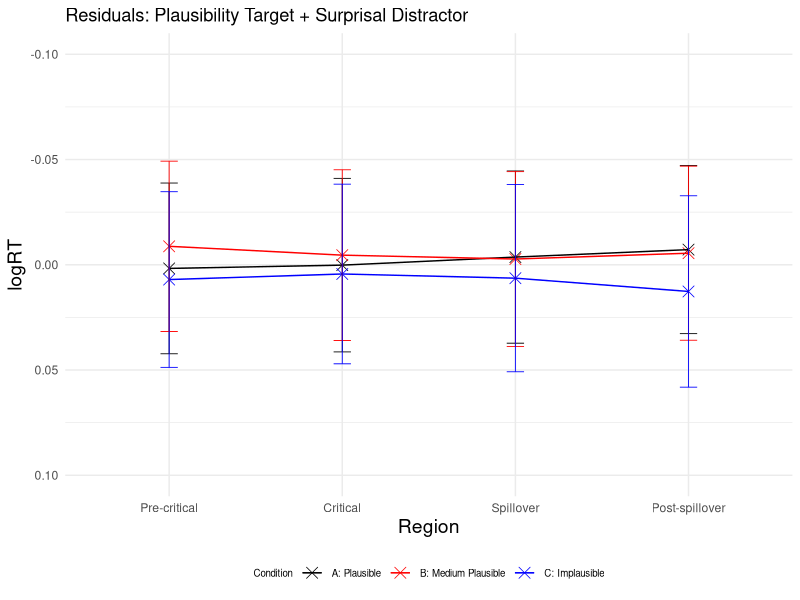
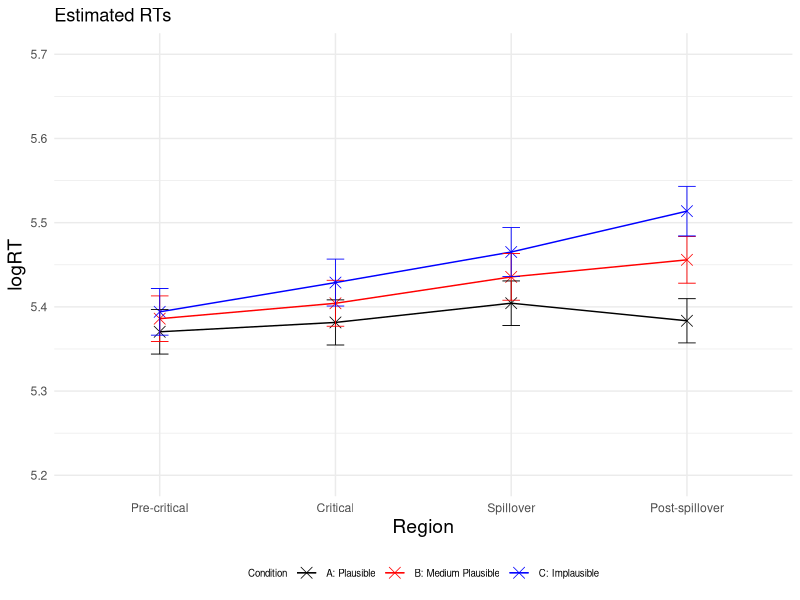
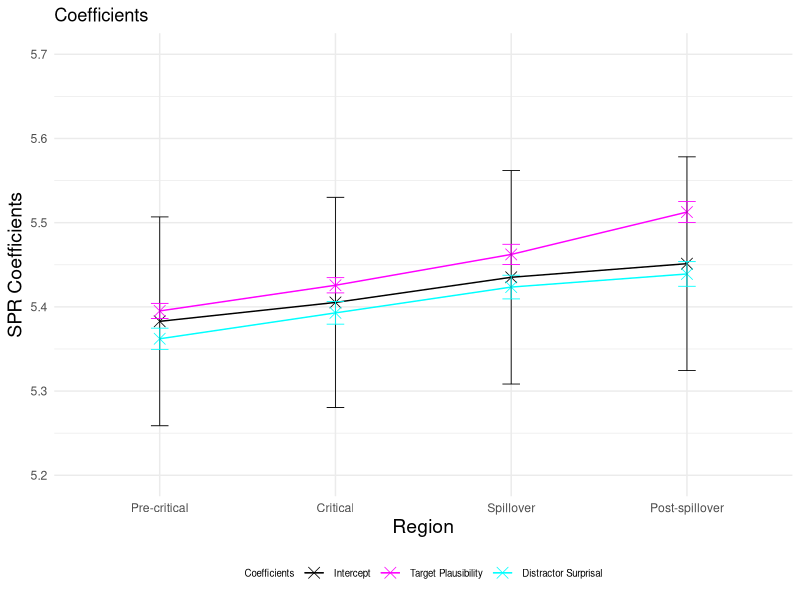
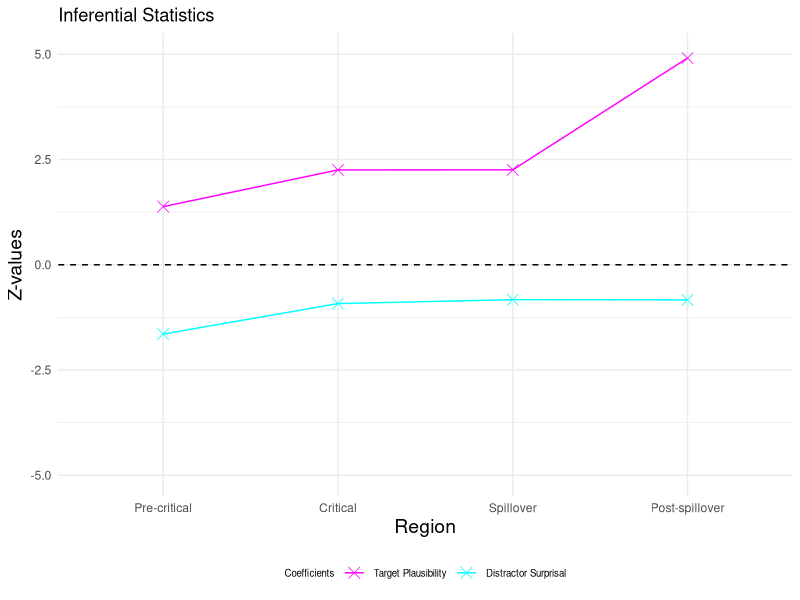
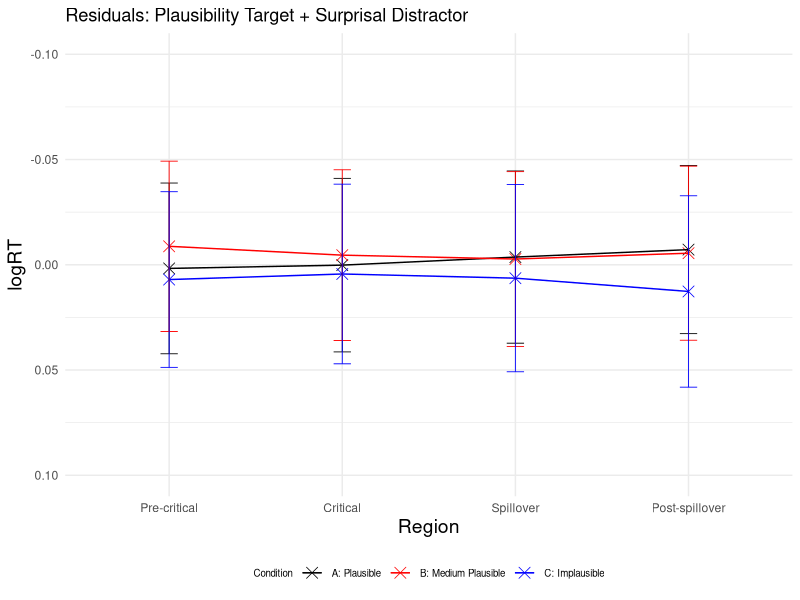
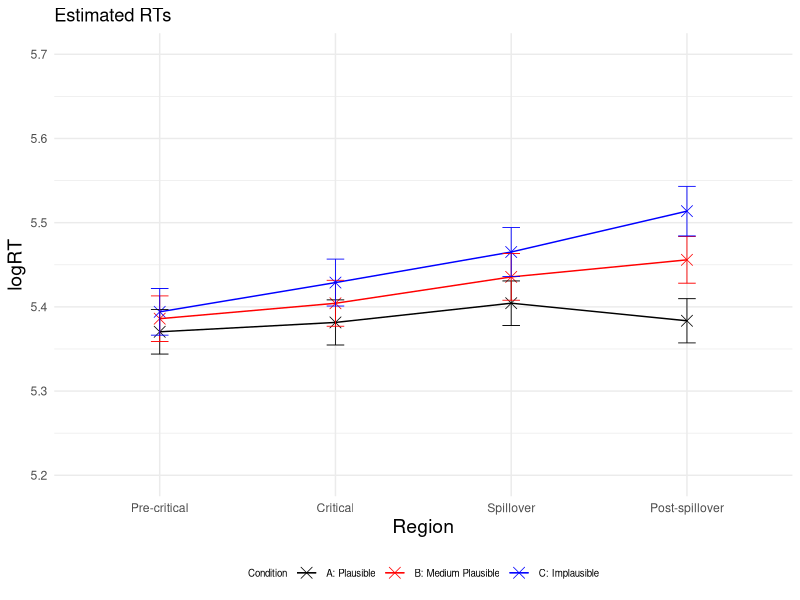
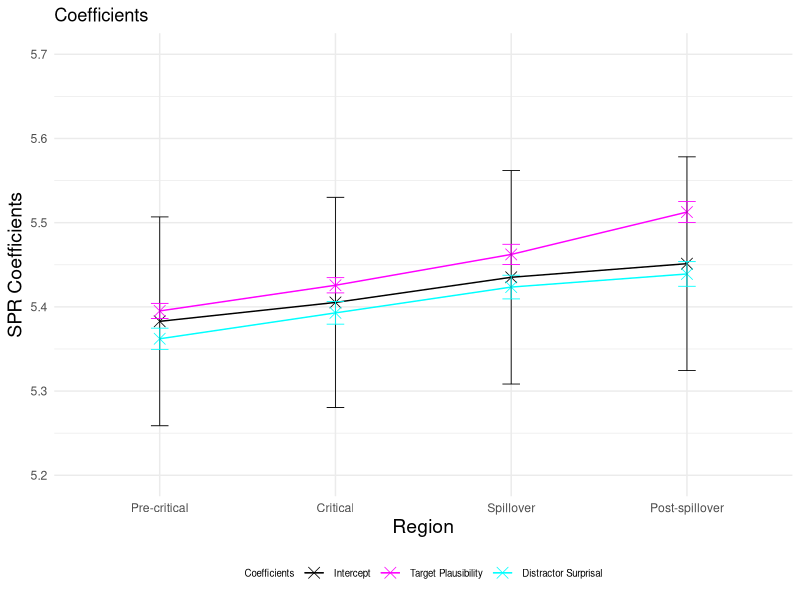
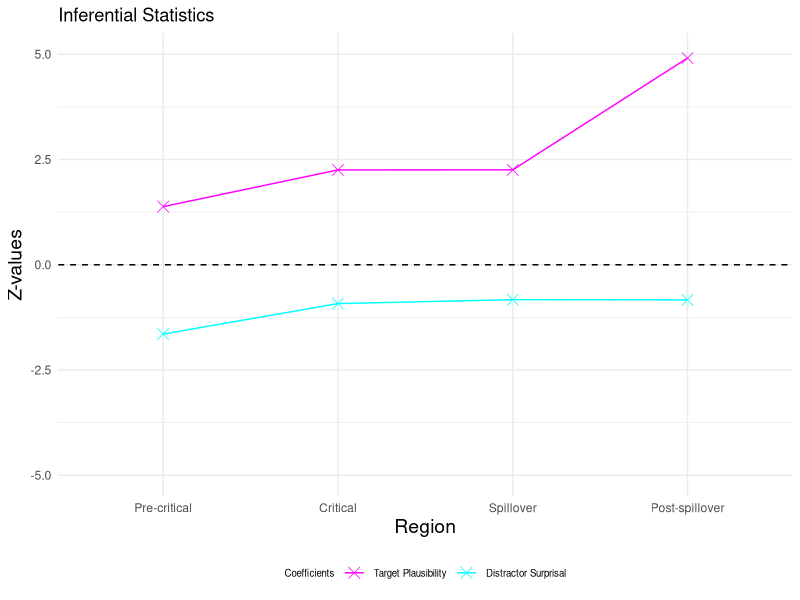

These figures' R source, in order:
### LMER Analysis ###

# load packages
library(lme4) 
library(lmerTest) #for printing p-values (results are the same like when using lme4, but causes error message that model failed to converge)
library(dplyr)
library(ggplot2)

setwd("~/Downloads/Master_Thesis/3_SPR_Study_2/Results_SPR_Plaus_single/")

GP6 <- read.csv("GP6SPR_processed.csv") #read file after removing outliers

# create empty tables to add later residuals, estimated logRTs, p-values and coefficients
residuals <- data.frame(
  Region = character(0),
  Condition = character(0),
  Residual = numeric(0),
  SE_Residual = numeric(0)
)

logRT_estimated <- data.frame(
  Region = character(0),
  Condition = character(0),
  Estimated_logRT = numeric(0),
  SE_Estimated = numeric(0)
)

p_values <- data.frame(
  Region = character(0),
  p_value_plausibility_target = numeric(0),
  p_value_surprisal_distractor = numeric(0)
)

SPR_coefficients <- data.frame(
  Region = character(0),
  Estimate = character(0),
  Estimate_value = numeric(0),
  Estimate_error = numeric(0),
  Z_value = numeric(0)
)


# define regions and conditions
regions <- c("Pre-critical", "Critical", "Spillover", "Post-spillover") 
conditions <- c("A", "B", "C") 


### loop through each of the 4 regions ###
for (region in regions) 
{
  # Precritical region
  region_subset <- subset(GP6, Region == region)

  # standardise predictors (target plausibility (per-trial) and distractor surprisal (pre-test))
  region_subset$scaled_Plaus_per_region <- scale(region_subset$Plaus_target_avg)
  region_subset$scaled_Surprisaldist_per_region <- scale(region_subset$Surprisal_distractor)
  
  # invert predictor target plausibility
  region_subset$inverted_scaled_Plaus_per_region <- (region_subset$scaled_Plaus_per_region) * (-1)
  
  #log transform reading times
  region_subset$logRT_per_region <- log(region_subset$ReadingTime)
  
  
  # fit linear mixed-effects regression model for each region
  model_per_region <- lmerTest::lmer(logRT_per_region ~ inverted_scaled_Plaus_per_region + scaled_Surprisaldist_per_region + 
                              (1 + inverted_scaled_Plaus_per_region + scaled_Surprisaldist_per_region | Subject) + 
                              (1 + inverted_scaled_Plaus_per_region + scaled_Surprisaldist_per_region | Item), data = region_subset)
  
  # print summary of the model
  summary_per_region <- summary(model_per_region)
  print(summary_per_region)
  
  # calculate p-values
  p_values_per_region <- summary_per_region$coefficients[, "Pr(>|t|)"]
  new_row_p_value <- data.frame(Region = region, 
                                p_value_plausibility_target = p_values_per_region[2], 
                                p_value_surprisal_distractor = p_values_per_region[3])
  p_values <- rbind(p_values, new_row_p_value) # add to p-values table
  
  # extract intercept and coefficients (target plausibility and distractor surprisal) added to intercept
  coefficients_per_region <- summary_per_region$coefficients
  intercept <- coefficients_per_region["(Intercept)", 1]
  plaus_target_coeff <- coefficients_per_region["(Intercept)", 1] + coefficients_per_region["inverted_scaled_Plaus_per_region", 1]
  surprisal_distractor_coeff <- coefficients_per_region["(Intercept)", 1] + coefficients_per_region["scaled_Surprisaldist_per_region", 1]
  
  # add error bars for intercept and coefficients (target plausibility and distractor surprisal) 
  new_row_coefficient <- data.frame(Region = region, 
                                    Estimate = "Intercept", 
                                    Estimate_value = intercept, 
                                    Estimate_error = coefficients_per_region["(Intercept)", 2],
                                    Z_value = 0)
  SPR_coefficients <- rbind(SPR_coefficients, new_row_coefficient) # add to coefficients table
  
  new_row_coefficient <- data.frame(Region = region,
                                    Estimate = "Plausability",
                                    Estimate_value = plaus_target_coeff,
                                    Estimate_error = coefficients_per_region["inverted_scaled_Plaus_per_region", 2],
                                    Z_value = coefficients_per_region["inverted_scaled_Plaus_per_region", 1] / coefficients_per_region["inverted_scaled_Plaus_per_region", 2])
  SPR_coefficients <- rbind(SPR_coefficients, new_row_coefficient) # add to coefficients table
  
  new_row_coefficient <- data.frame(Region = region,
                                    Estimate = "Surprisal", 
                                    Estimate_value = surprisal_distractor_coeff, 
                                    Estimate_error = coefficients_per_region["scaled_Surprisaldist_per_region", 2],
                                    Z_value = coefficients_per_region["scaled_Surprisaldist_per_region", 1] / coefficients_per_region["scaled_Surprisaldist_per_region", 2])
  SPR_coefficients <- rbind(SPR_coefficients, new_row_coefficient) # add to coefficients table
  
  
  
  ### loop through each of the 3 conditions ###
  for (condition in conditions)
  {
    # extract subset for each condition
    region_per_condition <- subset(region_subset, Condition == condition)
    # predict logRTs for each condition separately, within each of the 4 regions
    region_per_condition$region_per_condition_Predicted <- predict(model_per_region, newdata = region_per_condition,  type = "response")
    
    # print observed mean logRTs
    region_per_condition_logRT_observed <- mean(region_per_condition$logRT_per_region)

    # print estimated mean logRTs
    region_per_condition_logRT_estimated <- mean(region_per_condition$region_per_condition_Predicted, na.rm = TRUE)
    
    # calculate residuals (observed logRTs - estimated logRTs)
    Residual_region_per_condition <- mean(region_per_condition$logRT_per_region) - mean(region_per_condition$region_per_condition_Predicted, na.rm = TRUE)

    # calculate standard error for residuals
    SE_residuals_region_per_condition <- sqrt(sd(region_per_condition$logRT, na.rm = TRUE)^2/length(region_per_condition$logRT) + sd(region_per_condition$region_per_condition_Predicted, na.rm = TRUE)^2/length(region_per_condition$region_per_condition_Predicted))
    
    # add to residuals table
    new_row_residuals <- data.frame(Region = region, Condition = condition, Residual = Residual_region_per_condition, SE_Residual = SE_residuals_region_per_condition)
    residuals <- rbind(residuals, new_row_residuals)
    
    # calculate standard error for estimated logRTs
    SE_estimated_region_per_condition <- sd(region_per_condition$region_per_condition_Predicted, na.rm = TRUE) / sqrt(length(region_per_condition$region_per_condition_Predicted)) 
    
    # add to estimated logRTs table
    new_row_logRT_estimated <- data.frame(Region = region, Condition = condition, Estimated_logRT = region_per_condition_logRT_estimated, SE_Estimated = SE_estimated_region_per_condition)
    logRT_estimated <- rbind(logRT_estimated, new_row_logRT_estimated)
  }
}



### VISUALIZATIONS ###

# Create a line plot for residuals
p <- ggplot(residuals, aes(x = factor(Region, levels = c("Pre-critical", "Critical", "Spillover", "Post-spillover")), 
                           y = Residual, color = Condition, group = Condition)) + geom_point(shape = 4, size = 3.5, stroke = 0.4) + geom_line(linewidth=0.5) + ylim (0.10, -0.10)
p <- p + theme_minimal() + geom_errorbar(aes(ymin=Residual-SE_Residual, ymax=Residual+SE_Residual), width=.1, size=0.3) 
p <- p + scale_color_manual(name="Condition", labels=c("A: Plausible", "B: Medium Plausible", "C: Implausible"), values=c("#000000", "#FF0000", "#0000FF"))
p <- p + labs(x="Region", y="logRT", title = "Residuals: Plausibility Target + Surprisal Distractor") 
p <- p + theme(legend.position="bottom", legend.text=element_text(size=7), legend.title=element_text(size=7), axis.title.x = element_text(size = 14), axis.title.y = element_text(size = 14)) 
p 
ggsave("Residuals_Plot.pdf", p, width=4, height=4)


# Create a line plot for estimated logRTs
p <- ggplot(logRT_estimated, aes(x = factor(Region, levels = c("Pre-critical", "Critical", "Spillover", "Post-spillover")), 
                                 y = Estimated_logRT, color = Condition, group = Condition)) + geom_point(shape = 4, size = 3.5, stroke = 0.4) + geom_line(linewidth=0.5) + ylim (5.2, 5.7)
p <- p + theme_minimal() + geom_errorbar(aes(ymin=Estimated_logRT-SE_Estimated, ymax=Estimated_logRT+SE_Estimated), width=.1, size=0.3) 
p <- p + scale_color_manual(name="Condition", labels=c("A: Plausible", "B: Medium Plausible", "C: Implausible"), values=c("#000000", "#FF0000", "#0000FF"))
p <- p + labs(x="Region", y="logRT", title = "Estimated RTs") 
p <- p + theme(legend.position="bottom", legend.text=element_text(size=7), legend.title=element_text(size=7), axis.title.x = element_text(size = 14), axis.title.y = element_text(size = 14)) 
p 
ggsave("Estimated_RTs_Plot.pdf", p, width=4, height=4)


# Plot intercept and coefficients added to intercept
p <- ggplot(SPR_coefficients, aes(x = factor(Region, levels = c("Pre-critical", "Critical", "Spillover", "Post-spillover")), 
                                 y = Estimate_value, color = Estimate, group = Estimate)) + geom_point(shape = 4, size = 3.5, stroke = 0.4) + geom_line(linewidth=0.5) + ylim (5.2, 5.7)
p <- p + theme_minimal() + geom_errorbar(aes(ymin=Estimate_value-Estimate_error, ymax=Estimate_value+Estimate_error), width=.1, size=0.3) 
p <- p + scale_color_manual(name="Coefficients", labels=c("Intercept", "Target Plausibility", "Distractor Surprisal"), values=c("#000000", "#FF00FF", "#00FFFF"))
p <- p + labs(x="Region", y="SPR Coefficients", title = "Coefficients") 
p <- p + theme(legend.position="bottom", legend.text=element_text(size=7), legend.title=element_text(size=7), axis.title.x = element_text(size = 14), axis.title.y = element_text(size = 14)) 
p 
ggsave("Intercept_Coefficients_Plot.pdf", p, width=4, height=4)


# plot effect sizes (z-vaues)
Effect_sizes <- subset(SPR_coefficients, Estimate != 'Intercept')

p <- ggplot(Effect_sizes, aes(x = factor(Region, levels = c("Pre-critical", "Critical", "Spillover", "Post-spillover")), 
                                  y = Z_value, color = Estimate, group = Estimate)) + geom_point(shape = 4, size = 3.5, stroke = 0.4) + geom_line(linewidth=0.5) + ylim (-5, 5)
p <- p + geom_hline(yintercept=0, linetype=2)
p <- p + theme_minimal()
p <- p + scale_color_manual(name="Coefficients", labels=c( "Target Plausibility", "Distractor Surprisal"), values=c("#FF00FF", "#00FFFF"))
p <- p + labs(x="Region", y="Z-values", title = "Inferential Statistics") 
p <- p + theme(legend.position="bottom", legend.text=element_text(size=7), legend.title=element_text(size=7), axis.title.x = element_text(size = 14), axis.title.y = element_text(size = 14)) 
p 
ggsave("Z_values_Plot.pdf", p, width=4, height=4)
